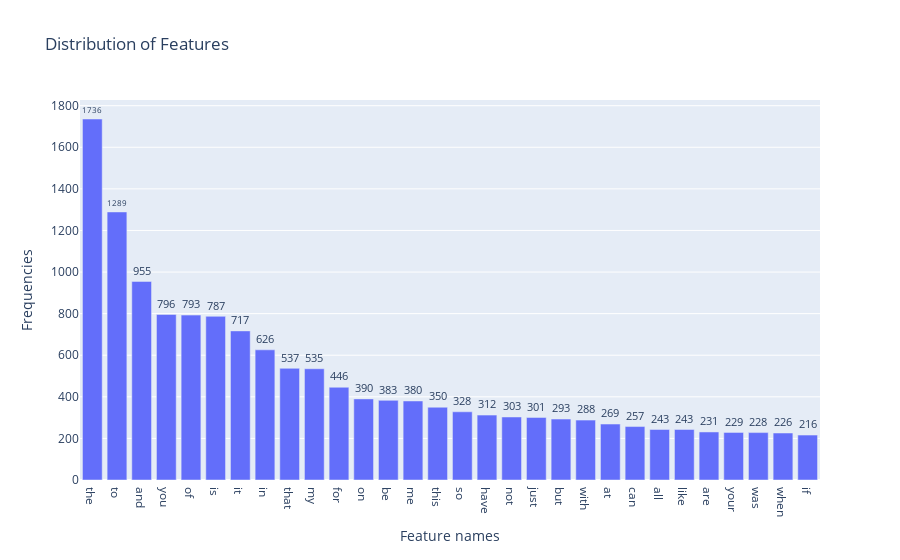

Notebook source saved alongside this figure:
### Markdown cell above
---
### ** >>> Exercise 1 (Take home): **  
Plot word frequency for Top 30 words in both train and test dataset. (Hint: refer to DM lab 1)

### Code cell
# Answer here
from sklearn.feature_extraction.text import CountVectorizer
import plotly.express as px

# learn the vocabulary and return doc-term matrix
count_vect = CountVectorizer()
train_counts = count_vect.fit_transform(train_df.text)
term_frequencies = []

for j in range(0,train_counts.shape[1]):
    term_frequencies.append(sum(train_counts[:,j].toarray()))

# Plot the distribution with higher frequency features.

sorted = pd.DataFrame(term_frequencies, columns=['freq'])
sorted = sorted.sort_values(by=['freq'], ascending=False)
idx = (sorted.index).to_list()[:30]

fig = px.bar(x=count_vect.get_feature_names_out()[idx], y=sorted[:30]['freq'].to_list(),
             labels = {'x':'Feature names', 'y':'Frequencies'},
             title  = "Distribution of Features",category_orders = count_vect.get_feature_names_out()[idx])
fig.update_traces(texttemplate=sorted[:30]['freq'].to_list(), textposition='outside')
fig.show()

### Figure 1 — Plotly figure (JSON) as saved in the notebook; plotly's stock layout.template omitted (floating-point values rounded to 4 significant figures)
{"data": [{"alignmentgroup": "True", "hovertemplate": "Feature names=%{x}<br>Frequencies=%{y}<extra></extra>", "legendgroup": "", "marker": {"color": "#636efa", "pattern": {"shape": ""}}, "name": "", "offsetgroup": "", "orientation": "v", "showlegend": false, "textposition": "outside", "texttemplate": ["1736", "1289", "955", "796", "793", "787", "717", "626", "537", "535", "446", "390", "383", "380", "350", "328", "312", "303", "301", "293", "288", "269", "257", "243", "243", "231", "229", "228", "226", "216"], "type": "bar", "x": ["the", "to", "and", "you", "of", "is", "it", "in", "that", "my", "for", "on", "be", "me", "this", "so", "have", "not", "just", "but", "with", "at", "can", "all", "like", "are", "your", "was", "when", "if"], "xaxis": "x", "y": [1736, 1289, 955, 796, 793, 787, 717, 626, 537, 535, 446, 390, 383, 380, 350, 328, 312, 303, 301, 293, 288, 269, 257, 243, 243, 231, 229, 228, 226, 216], "yaxis": "y"}], "layout": {"barmode": "relative", "legend": {"tracegroupgap": 0}, "title": {"text": "Distribution of Features"}, "xaxis": {"anchor": "y", "domain": [0, 1], "title": {"text": "Feature names"}}, "yaxis": {"anchor": "x", "domain": [0, 1], "title": {"text": "Frequencies"}}}}
